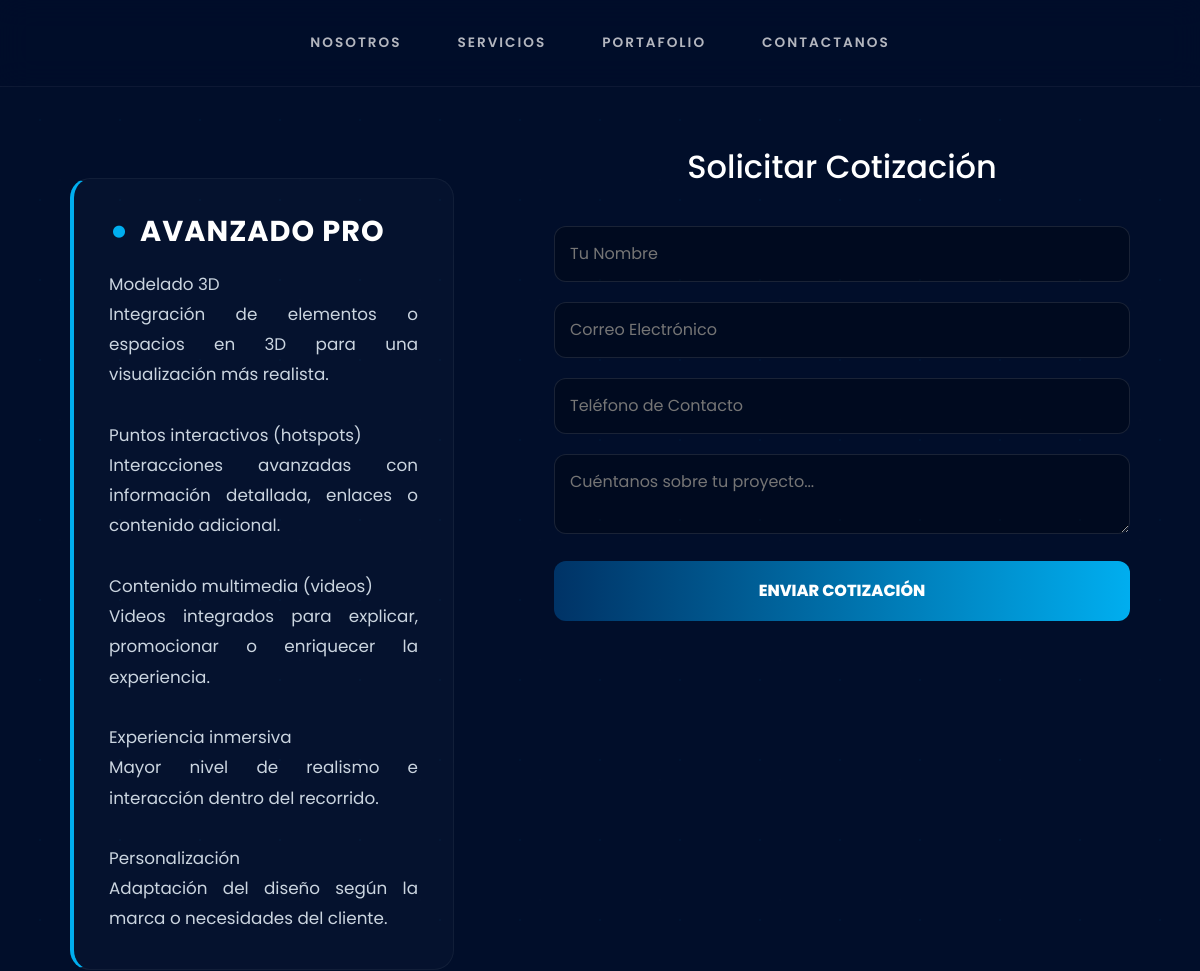
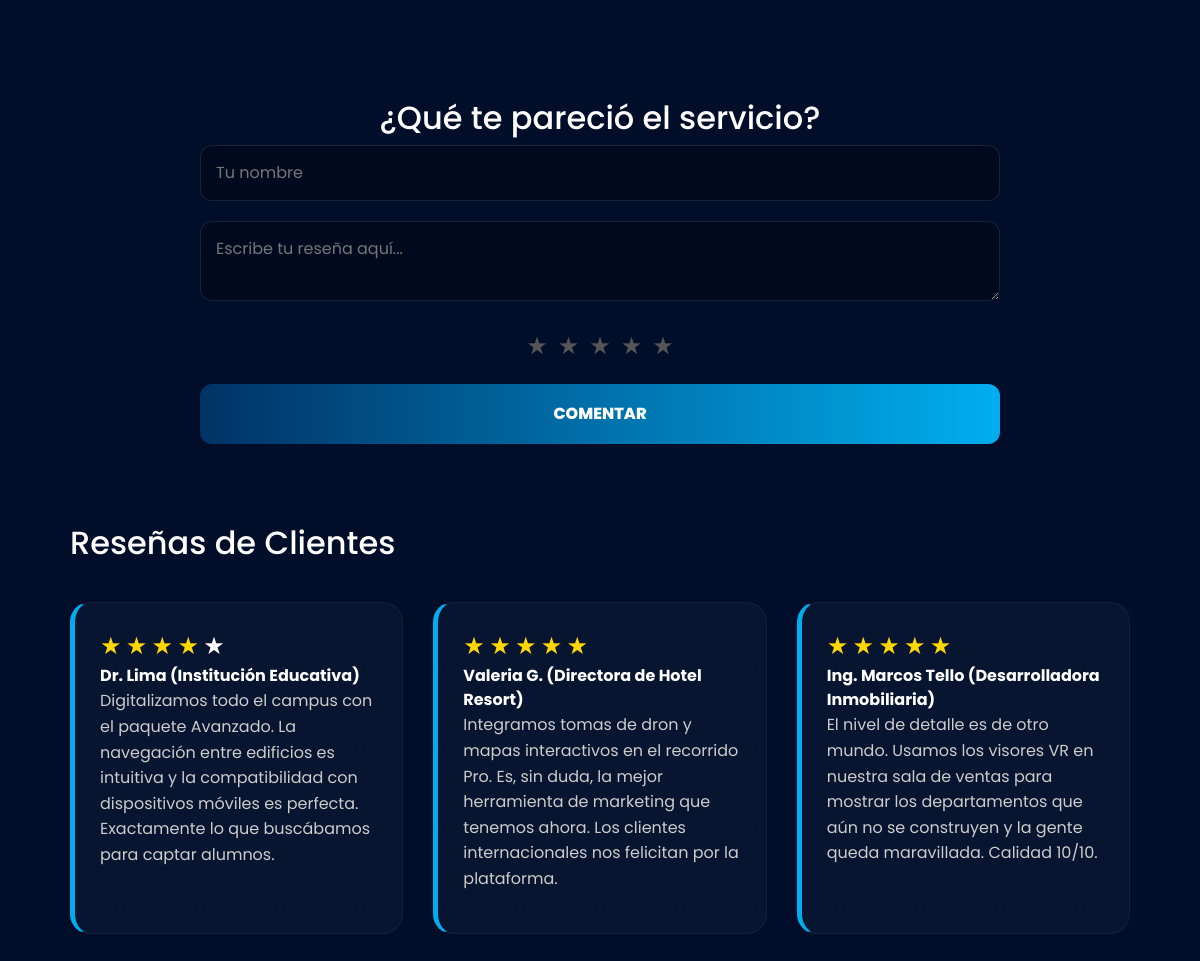
The app's page /cotizacion/15/ with its own data (2 pictures, top to bottom).
### servicios/models.py (models this page shows, shortened)
class Descripcion(models.Model):
    servicio = models.ForeignKey(
    Servicio,
    on_delete=models.CASCADE,
    related_name="descripcion_servicio"
)
    descripcion = models.TextField()
    created = models.DateTimeField(auto_now_add=True)
    class Meta:
        verbose_name = "Descripcion"
        verbose_name_plural = "DescripcionServicios"
        ordering = ["-created"]

class Servicio(models.Model):
    nombre = models.TextField()
    descripcion = models.TextField()
    imagen = models.ImageField(null=True, upload_to="fotos", verbose_name="Fotografia")
    created = models.DateTimeField(auto_now_add=True, verbose_name="Fecha")
    updated = models.DateTimeField(auto_now=True, verbose_name="Modificacion")
    def __str__(self):
        return self.nombre

class Resena(models.Model):
    servicio = models.ForeignKey(Servicio, on_delete=models.CASCADE)
    usuario = models.CharField(max_length=100)
    mensaje = RichTextField(null=True, blank=True)
    calificacion = models.IntegerField()  # 🔥 IMPORTANTE
    created = models.DateTimeField(auto_now_add=True)
    class Meta:
        verbose_name = "Resena"
        verbose_name_plural = "Reseñas"
        ordering = ["-created"]

### servicios/views.py (the view, shortened to what this page needs)
# urls.py: path('cotizacion/<int:id>/', views_servicios.cotizacion, name='cotizacion'),
def cotizacion(request, id):
    servicio = get_object_or_404(Servicio, id=id)
    comentarios = Resena.objects.filter(servicio=servicio)
    descripciones = Descripcion.objects.filter(servicio=servicio)
    return render(request, "servicios/cotizacion.html", {
        'servicio': servicio,
        'comentarios': comentarios,
        'descripciones': descripciones
    })

### servicios/templates/servicios/cotizacion.html (shortened to what this page needs)
{% extends "inicio/menu.html" %}
{% load static %}
{% block contenido %}
<section class="form-section">
    <div class="container">
        <div class="main-quote-box">
            <div class="grid-2">
                <div class="info-side">
                    <div class="services-wrapper">
                        {% for d in descripciones %}
                        <div class="service-detail-card">
                            <h3>{{ d.servicio }}</h3>
                            <p>{{ d.descripcion }}</p>
                        </div>
                        {% empty %}
                        <p class="paleta">No hay descripción disponible</p>
                        {% endfor %}
                    </div>
                </div>
                <div class="form-side">
                    <h2 class="sub-style">Solicitar Cotización</h2>
                    <form method="POST" class="pro-form">
                        <input type="text" name="nombre" placeholder="Tu Nombre" required />
                        <input type="email" name="correo" placeholder="Correo Electrónico" required />
                        <input type="text" name="telefono" placeholder="Teléfono de Contacto" required />
                        <textarea name="descripcion" placeholder="Cuéntanos sobre tu proyecto..." required></textarea>
                        <button type="submit" class="btn-glow">Enviar Cotización</button>
                    </form>
                </div>
            </div>
        </div>
        <div class="reseña-section">
            <h2>¿Qué te pareció el servicio?</h2>
            <form method="POST">
                <input type="text" name="usuario" placeholder="Tu nombre" required />
                <textarea name="mensaje" placeholder="Escribe tu reseña aquí..." required></textarea>
                <div class="rating">
                    <span class="star-input" data-value="1">★</span>
                    <span class="star-input" data-value="2">★</span>
                    <span class="star-input" data-value="3">★</span>
                    <span class="star-input" data-value="4">★</span>
                    <span class="star-input" data-value="5">★</span>
                </div>
                <button type="submit">Comentar</button>
            </form>
        </div>
        <div class="reseñas">
            <h2>Reseñas de Clientes</h2>
            <div class="grid-3">
                {% for comentario in comentarios %}
                <div class="card">
                    <div class="stars">
                        {% for i in "12345" %}
                            {% if forloop.counter <= comentario.calificacion %}
                                <span class="star filled">★</span>
                            {% else %}
                                <span class="star">★</span>
                            {% endif %}
                        {% endfor %}
                    </div>
                    <strong class="color">{{ comentario.usuario }}</strong>
                    <p>{{ comentario.mensaje }}</p>
                </div>
                {% empty %}
                    <p class="paleta">Aún no hay reseñas. ¡Sé el primero!</p>
                {% endfor %}
            </div>
        </div>
    </div>
</section>
{% endblock %}

### inicio/static/inicio/css/styless.css (style rules this page uses)
body { margin: 0; font-family: 'Poppins', sans-serif; background: #010e2a; color: white; overflow-x: hidden; }
body::before { content: ""; position: fixed; width: 100%; height: 100%; top: 0; left: 0; background-image: radial-gradient(rgba(0, 174, 239, 0.2) 1px, transparent 1px), radial-gradient(rgba(255, 255, 255, 0.05) 1px, transparent 1px); background-size: 80px 80px, 120px 120px; opacity: 0.2; z-index: -1; animation: movimiento 30s linear infinite; }
.container { max-width: 1200px; margin: 0 auto; padding: 0 20px; }
.form-section { min-height: 100vh; padding-top: 140px; padding-bottom: 80px; display: flex; flex-direction: column; align-items: center; }
.container { width: 100%; max-width: 1100px; margin: 0 auto; padding: 0 20px; }
.grid-2 { display: grid; grid-template-columns: 0.8fr 1.2fr; gap:100px; margin-bottom: 100px; }
.grid-3 { display: grid; grid-template-columns: repeat(auto-fit, minmax(300px, 1fr)); gap: 30px; margin-top: 40px; }
.card { background: rgba(255, 255, 255, 0.03); padding: 25px; border-radius: 20px; border: 1px solid rgba(255, 255, 255, 0.05); border-left: 5px solid #00AEEF; transition: 0.3s ease; margin-bottom: 20px; }
.card p { color: #ccc; line-height: 1.6; }
.form-side h2.sub-style { text-align: center; margin-bottom: 40px; }
form input, form textarea { width: 100%; padding: 15px; margin-bottom: 20px; background: rgba(0, 0, 0, 0.25); border: 1px solid rgba(255, 255, 255, 0.1); border-radius: 12px; color: white; font-family: 'Poppins', sans-serif; transition: 0.3s; }
form button { width: 100%; padding: 18px; background: linear-gradient(90deg, #003366, #00AEEF); color: white; border: none; border-radius: 12px; font-weight: 800; text-transform: uppercase; cursor: pointer; transition: 0.4s; }
.reseña-section { width: 100%; max-width: 800px; margin: 0 auto 80px; text-align: center; }
.rating { display: flex; justify-content: center; gap: 10px; margin-bottom: 20px; }
.star-input { font-size: 24px; cursor: pointer; color: #555; transition: color 0.3s; }
.star { font-size: 24px; }
.star.filled { color: #FFD700; }
.service-detail-card h3 { color: #fff; font-size: 1.8rem; font-weight: 700; margin-bottom: 20px; letter-spacing: 1px; text-transform: uppercase; display: flex; align-items: center; }
.service-detail-card h3::before { content: '•'; color: #00AEEF; margin-right: 10px; font-size: 2.5rem; line-height: 0; }
.service-detail-card p { color: #cbd5e0; line-height: 1.8; font-size: 1.05rem; text-align: justify; margin: 0; white-space: pre-line; }
.services-wrapper { display: flex; flex-direction: column; gap: 60px; margin-top: 30px; }
.service-detail-card { background: rgba(255, 255, 255, 0.02); padding: 35px; border-radius: 20px; border-left: 4px solid #00AEEF; transition: all 0.4s ease; border-top: 1px solid rgba(255, 255, 255, 0.05); border-right: 1px solid rgba(255, 255, 255, 0.05); border-bottom: 1px solid rgba(255, 255, 255, 0.05); }

### records on screen
Descripcion: servicio "AVANZADO PRO", descripcion "Modelado 3D Integración de elementos o espacios en 3D para una visualización más realista. Puntos interactivos (hotspots) Interacciones avanzadas con información detallada, enlaces o contenido adicional. Contenido multimedia (videos) Videos integrados para explicar, promocionar o enriquecer la experiencia. Experiencia inmersiva Mayor nivel de realismo e interacción dentro del recorrido. Personalización Adaptación del diseño según la marca o necesidades del cliente."
Resena: calificacion 4 (drawn), usuario "Dr. Lima (Institución Educativa)", mensaje "Digitalizamos todo el campus con el paquete Avanzado. La navegación entre edificios es intuitiva y la compatibilidad con dispositivos móviles es perfecta. Exactamente lo que buscábamos para captar alumnos."
Resena: calificacion 5 (drawn), usuario "Valeria G. (Directora de Hotel Resort)", mensaje "Integramos tomas de dron y mapas interactivos en el recorrido Pro. Es, sin duda, la mejor herramienta de marketing que tenemos ahora. Los clientes internacionales nos felicitan por la plataforma."
Resena: calificacion 5 (drawn), usuario "Ing. Marcos Tello (Desarrolladora Inmobiliaria)", mensaje "El nivel de detalle es de otro mundo. Usamos los visores VR en nuestra sala de ventas para mostrar los departamentos que aún no se construyen y la gente queda maravillada. Calidad 10/10."
